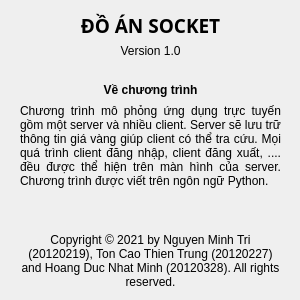
<?xml version="1.0" encoding="UTF-8"?>
<ui version="4.0">
 <class>About</class>
 <widget class="QDialog" name="About">
  <property name="windowModality">
   <enum>Qt::WindowModal</enum>
  </property>
  <property name="geometry">
   <rect>
    <x>0</x>
    <y>0</y>
    <width>300</width>
    <height>300</height>
   </rect>
  </property>
  <property name="minimumSize">
   <size>
    <width>300</width>
    <height>300</height>
   </size>
  </property>
  <property name="maximumSize">
   <size>
    <width>300</width>
    <height>300</height>
   </size>
  </property>
  <property name="windowTitle">
   <string>Về phần mềm</string>
  </property>
  <widget class="QLabel" name="titleLabel">
   <property name="geometry">
    <rect>
     <x>10</x>
     <y>10</y>
     <width>281</width>
     <height>31</height>
    </rect>
   </property>
   <property name="font">
    <font>
     <family>Montserrat</family>
     <pointsize>14</pointsize>
     <weight>75</weight>
     <italic>false</italic>
     <bold>true</bold>
     <underline>false</underline>
     <stylestrategy>PreferDefault</stylestrategy>
     <kerning>true</kerning>
    </font>
   </property>
   <property name="text">
    <string>ĐỒ ÁN SOCKET</string>
   </property>
   <property name="alignment">
    <set>Qt::AlignCenter</set>
   </property>
  </widget>
  <widget class="QLabel" name="versionLabel">
   <property name="geometry">
    <rect>
     <x>10</x>
     <y>40</y>
     <width>281</width>
     <height>21</height>
    </rect>
   </property>
   <property name="text">
    <string>Version 1.0</string>
   </property>
   <property name="alignment">
    <set>Qt::AlignCenter</set>
   </property>
  </widget>
  <widget class="QLabel" name="aboutdetailLabel">
   <property name="geometry">
    <rect>
     <x>20</x>
     <y>100</y>
     <width>261</width>
     <height>91</height>
    </rect>
   </property>
   <property name="text">
    <string>Chương trình mô phỏng ứng dụng trực tuyến gồm một server và nhiều client. Server sẽ lưu trữ thông tin giá vàng giúp client có thể tra cứu. Mọi quá trình client đăng nhập, client đăng xuất, .... đều được thể hiện trên màn hình của server. Chương trình được viết trên ngôn ngữ Python.</string>
   </property>
   <property name="alignment">
    <set>Qt::AlignJustify|Qt::AlignVCenter</set>
   </property>
   <property name="wordWrap">
    <bool>true</bool>
   </property>
  </widget>
  <widget class="QLabel" name="copyrightLabel">
   <property name="geometry">
    <rect>
     <x>20</x>
     <y>230</y>
     <width>261</width>
     <height>61</height>
    </rect>
   </property>
   <property name="text">
    <string>Copyright © 2021 by Nguyen Minh Tri (20120219), Ton Cao Thien Trung (20120227) and Hoang Duc Nhat Minh (20120328). All rights reserved.</string>
   </property>
   <property name="alignment">
    <set>Qt::AlignCenter</set>
   </property>
   <property name="wordWrap">
    <bool>true</bool>
   </property>
  </widget>
  <widget class="QLabel" name="aboutLabel">
   <property name="geometry">
    <rect>
     <x>10</x>
     <y>80</y>
     <width>281</width>
     <height>20</height>
    </rect>
   </property>
   <property name="font">
    <font>
     <pointsize>9</pointsize>
     <weight>75</weight>
     <bold>true</bold>
    </font>
   </property>
   <property name="text">
    <string>Về chương trình</string>
   </property>
   <property name="alignment">
    <set>Qt::AlignCenter</set>
   </property>
  </widget>
 </widget>
 <resources/>
 <connections/>
</ui>
